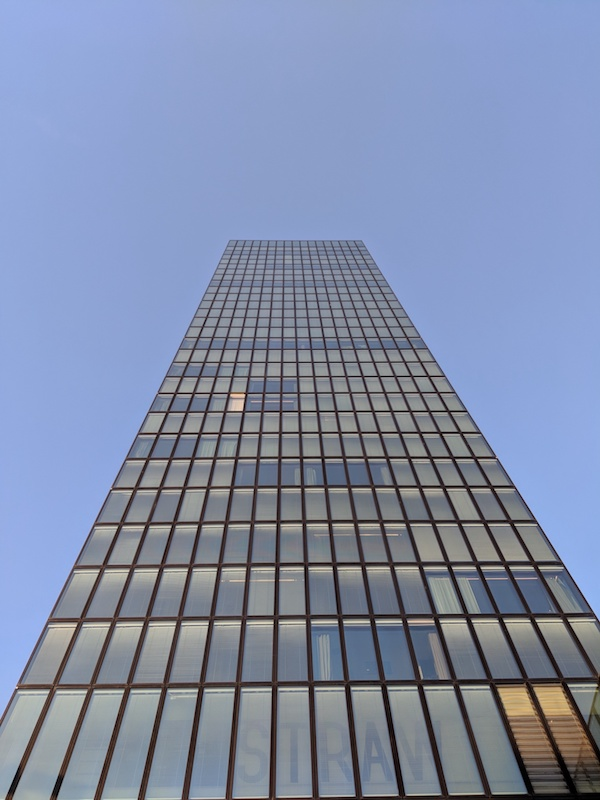
#> input picture labs/lab01/PC_test_1.jpg, 600 x 800 px
$ python modero_lab1_1.py lab01/PC_test_1.jpg out.png   (older library calls are emulated)
#> lines starting #> are read from the running program, lines starting #| are printed output that depends on the picture
#Importing the necessary libraries
import sys
import PIL
import numpy as np
from PIL import Image

# provide two arguments: the name of the distorted_image.jpg
# and the name of the processed_image.jpg
if ( len( sys.argv ) != 3 ):
    print( "usage is: %s image_in image_out" % (sys.argv[0]) )
    print( "        image_in is the distorted image" )
    print( "        image_out is the processed image" )
    sys.exit()

# The four points chosen from the distorted image
# (c1, d1), c2, d2), (c3, d3), (c4, d4)

# values from image 1
c1 = 623; d1 = 46;  c2 = 623; d2 = 596
c3 = 239; d3 = 360; c4 = 239; d4 = 230
'''
# values from image 2
c1 = 413; d1 = 209; c2 = 439; d2 = 428
c3 = 185; d3 = 428; c4 = 314; d4 = 209
'''
# The four points of the processed image are the corners
# of a rectangle
# (a1, b1) is the upper left
# (a2, b2) is the upper right
# (a3, b3) is the lower left
# (a4, b4) is the lower right
# (c1, d1) becomes (a1, b1), (c2, d2) becomes (a2, b2),
# (c3, d3) becomes (a3, b3), (c4, d4) becomes (a3, b3)

# values from image 1
a1 = 700; b1 = 20;  a2 = 700; b2 = 560
a3 = 4;   b3 = 560; a4 = 4;   b4 = 20
'''
# values from image 2
a1 = 330; b1 = 200; a2 = 330; b2 = 820
a3 = 180; b3 = 820; a4 = 200; b4 = 180
'''
# The expression: A.h = b
# The expression in inverse: A_prime.b = h

# The matrix
A = np.array( [ [c1, d1, 1, 0, 0, 0, -1*a1*c1, -1*a1*d1],
                [0, 0, 0, c1, d1, 1, -1*b1*c1, -1*b1*d1],
                [c2, d2, 1, 0, 0, 0, -1*a2*c2, -1*a2*d2],
                [0, 0, 0, c2, d2, 1, -1*b2*c2, -1*b2*d2],
                [c3, d3, 1, 0, 0, 0, -1*a3*c3, -1*a3*d3],
                [0, 0, 0, c3, d3, 1, -1*b3*c3, -1*b3*d3],
                [c4, d4, 1, 0, 0, 0, -1*a4*c4, -1*a4*d4],
                [0, 0, 0, c4, d4, 1, -1*b4*c4, -1*b4*d4]
                ] )

# The inverse of the matrix
A_prime = np.linalg.inv( A )

# The vector b
b = np.array( [ [a1],
               [b1],
               [a2],
               [b2],
               [a3],
               [b3],
               [a4],
               [b4]
               ] )

# Solving for h
h = np.dot( A_prime, b )

# adding 1 to make the values 9
one = np.array( [ [1] ] )
h = np.vstack( ( h,one ) )

# Reshaping the 8 by 1 column vesctor to a 3 by 3 matrix
H = h.reshape( (3,3) )

# obtaining the inverse of H
H_prime = np.linalg.inv( H )

# load the distorted image
distorted_im = Image.open( sys.argv[1] )
#> distorted_im is the input picture: PIL image 600x800 RGB; mean R, G, B 128.6, 140.4, 168
distorted_im_arr = np.asarray( distorted_im, np.float )

# obtaining the size (rows and columns) of the distorted
# image
rows = distorted_im_arr.shape[0]
#> rows = 800
cols = distorted_im_arr.shape[1]
#> cols = 600

# creating the black  image
black_img_array = np.zeros( [ rows,cols,3 ], dtype=np.uint8 )
black_img_array.fill(0)
#> black_img_array: shape (800, 600, 3); every value is 0
black_img = Image.fromarray( black_img_array )


# looping through the black image and inserting the correct
# pixel values
for row in range( 1, rows ):
    for col in range ( 1, cols ):
        c_d = np.array( [ [row], [col] ] )
        c_d = np.vstack( ( c_d, one ) )
        v = np.dot( H_prime, c_d )

        # check to ensure no division by 0
        if ( v[2][0] != 0 ):
            a_b = np.array( [ [ int( np.round( v[0][0]/v[2][0] ) ) ],
            [ int( np.round( v[1][0]/v[2][0] ) ) ] ] )

            # check to ensure the pixels obtained from the computation
            # are within bounds of the
            if ( 0 < a_b[0][0] and a_b[0][0] < rows and
                 0 < a_b[1][0] and a_b[1][0] < cols ):
                black_img_array[ row, col ] = distorted_im_arr[ int( a_b[0][0] ),
                int( a_b[1][0] ) ]
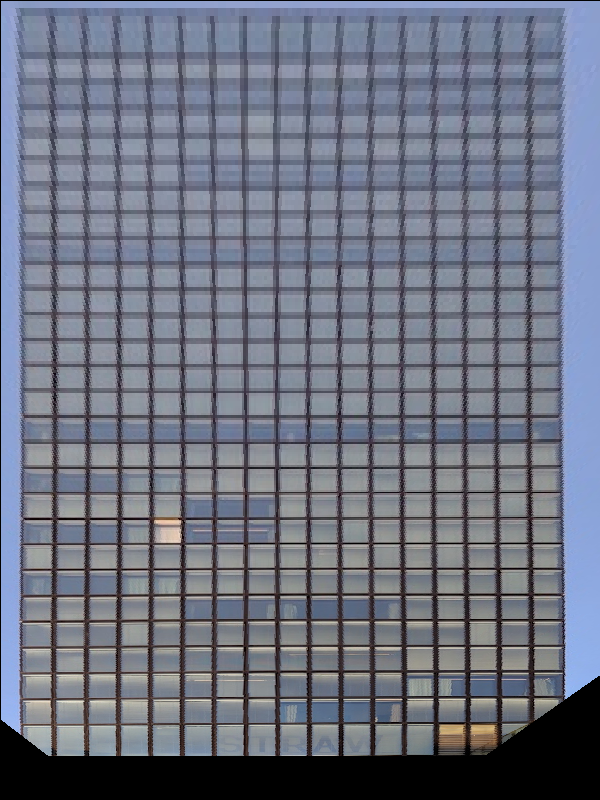
#> black_img_array: shape (800, 600, 3); mean of channels 0, 1, 2 109.6, 114.7, 129.6; drawn as R, G, B

# creating an image from the array
processed_img = Image.fromarray( black_img_array )
processed_img.save( sys.argv[2] )
processed_img.show()
